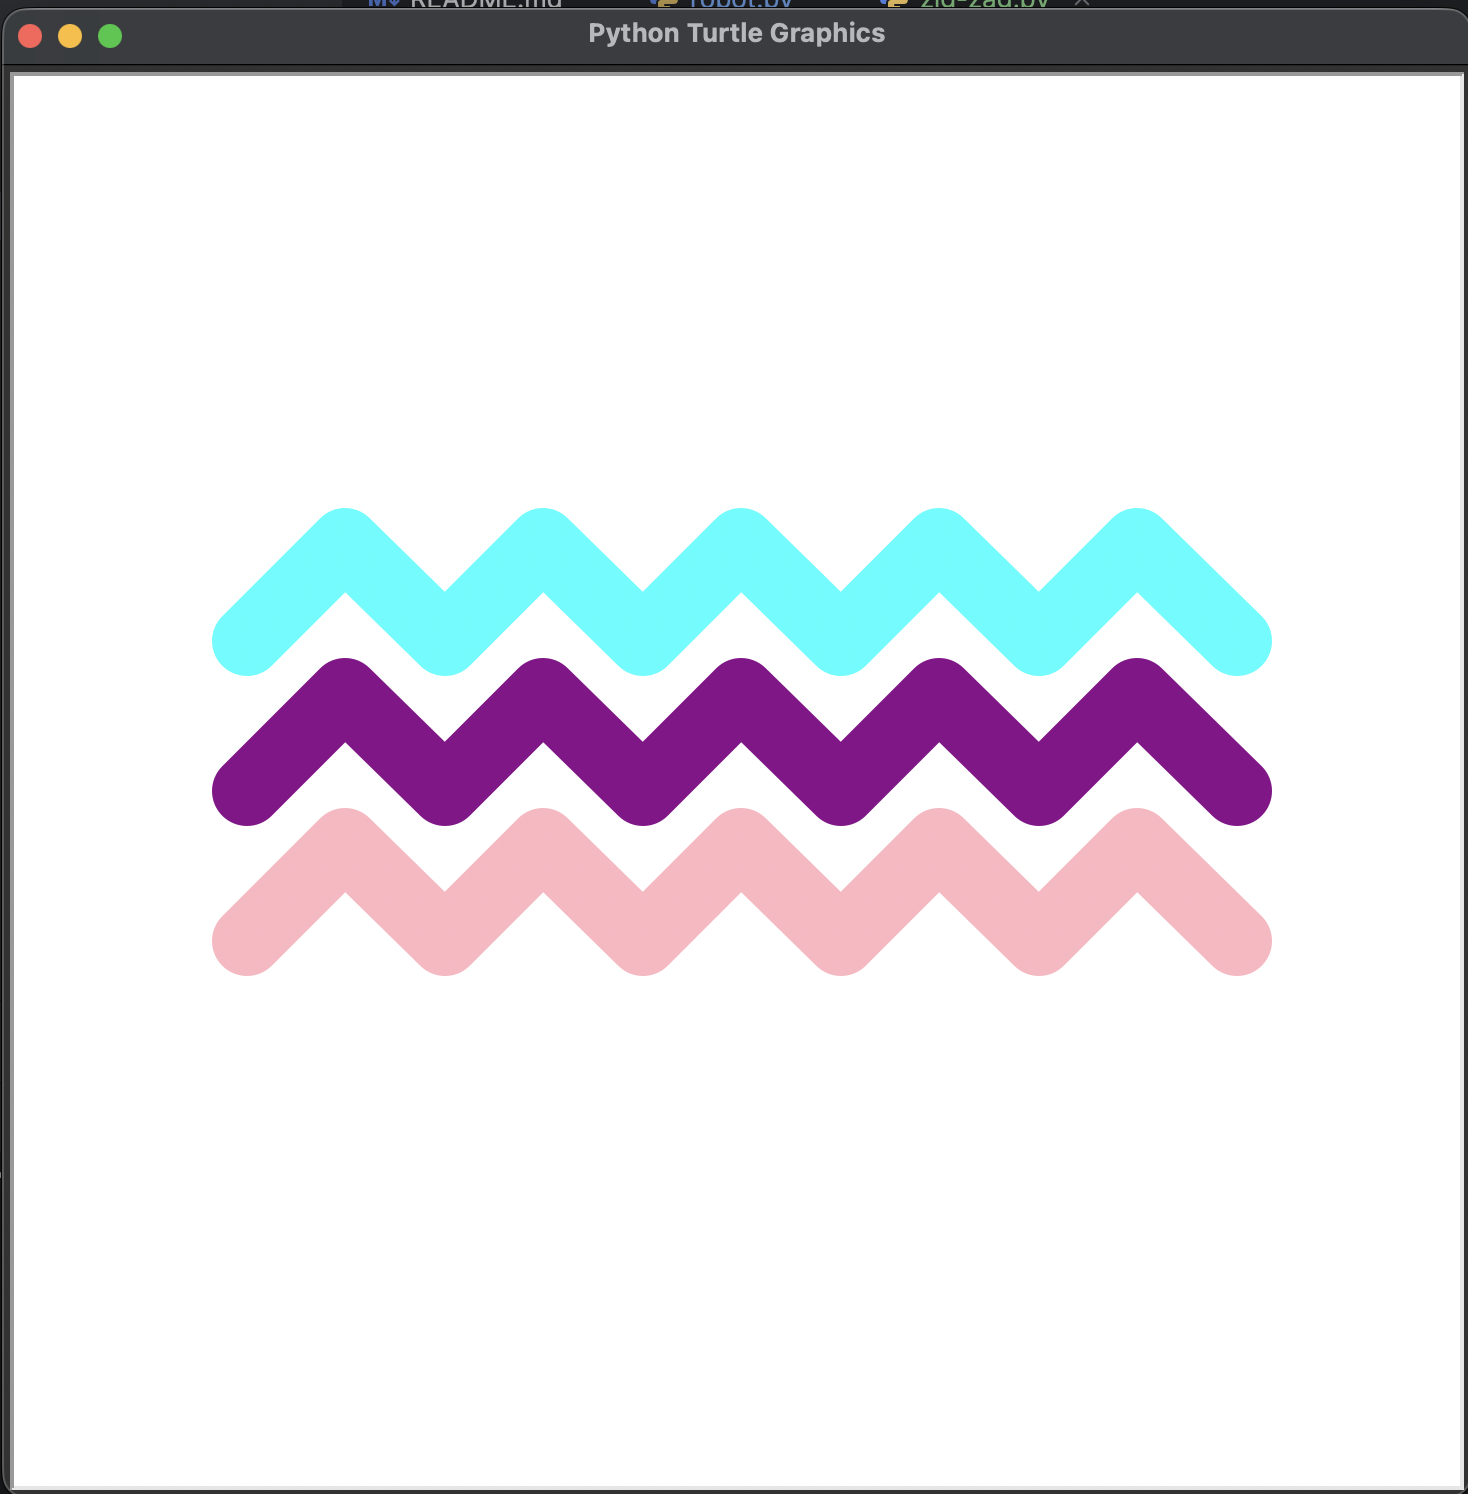

Write Python code to recreate this figure.
import turtle

window = turtle.Screen()
A = turtle.Turtle()
B = turtle.Turtle()
C = turtle.Turtle()

A.color("cyan")
B.color("dark magenta")
C.color("light pink")

A.penup()
B.penup()
C.penup()
A.goto(-250,75)
B.goto(-250,0)
C.goto(-250,-75)
A.pendown()
B.pendown()
C.pendown()
A.pensize(35)
B.pensize(35)
C.pensize(35)

for i in range(5):
    A.left(45)
    A.forward(70)
    A.right(90)
    A.forward(70)
    A.left(45)
    B.left(45)
    B.forward(70)
    B.right(90)
    B.forward(70)
    B.left(45)
    C.left(45)
    C.forward(70)
    C.right(90)
    C.forward(70)
    C.left(45)

window.exitonclick()
